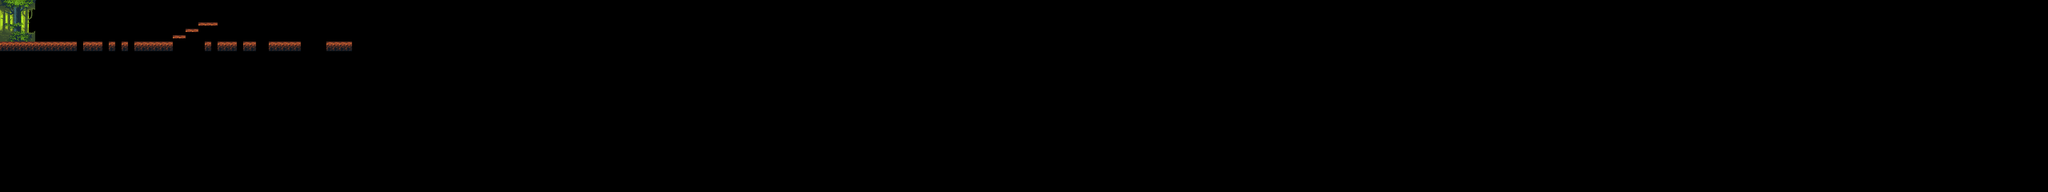

A 2D game scene composited from a Tiled map and its tileset images. What follows is a short description and the map's XML, with each tile layer's data collapsed to a summary:
An orthogonal 320x30 tile map with 32x32 px tiles, 1 tile layer (Capa de patrones 1), 3 image layers and 1 object (Bosque).

<map version="1.10" tiledversion="1.12.2" orientation="orthogonal" renderorder="right-down" width="320" height="30" tilewidth="32" tileheight="32" infinite="0" nextlayerid="19" nextobjectid="13">
 <tileset firstgid="1" source="../Tilesets/TileSetForest2.tsx" />
 <group id="9" name="Bosque">
  <imagelayer id="2" name="BackForest" locked="1" parallaxx="0.2" repeatx="1">
   <image source="../BosqueNivel2Parallax/back.png" width="144" height="240" />
  </imagelayer>
  <imagelayer id="3" name="FarForest" locked="1" parallaxx="0.5" repeatx="1">
   <image source="../BosqueNivel2Parallax/far.png" width="176" height="240" />
  </imagelayer>
  <imagelayer id="4" name="MiddleForest" locked="1" parallaxx="0.8" repeatx="1">
   <image source="../BosqueNivel2Parallax/middle.png" width="192" height="240" />
  </imagelayer>
  <layer id="1" name="Capa de patrones 1" width="320" height="30">
   <data>[9600 cells, 83 non-empty, 2 distinct tile ids]</data>
  </layer>
 </group>
 <objectgroup id="11" name="Zonas" visible="0">
  <object id="11" name="Bosque" x="-3" y="-3.66667" width="1524" height="268.667" />
 </objectgroup>
</map>
